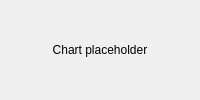
<?xml version="1.0" encoding="UTF-8"?>
<ui version="4.0">
 <class>StockChart</class>
 <widget class="QWidget" name="StockChart">
  <property name="windowTitle">
   <string>Stock Chart</string>
  </property>
  <layout class="QVBoxLayout" name="verticalLayout">
   <item>
    <widget class="QLabel" name="chartPlaceholder">
     <property name="text">
      <string>Chart placeholder</string>
     </property>
     <property name="alignment">
      <set>Qt::AlignCenter</set>
     </property>
    </widget>
   </item>
  </layout>
 </widget>
 <resources/>
 <connections/>
 </ui>
